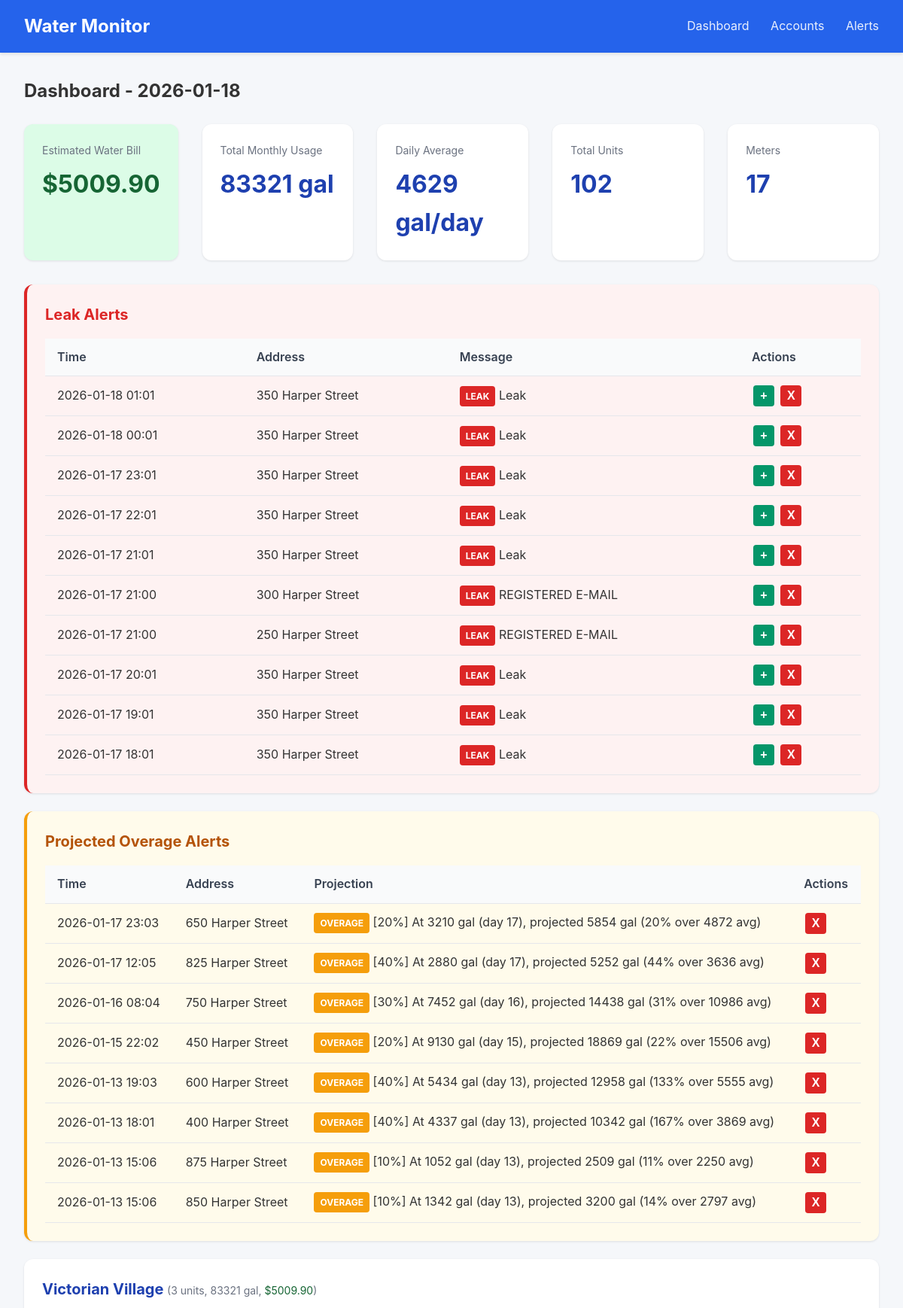
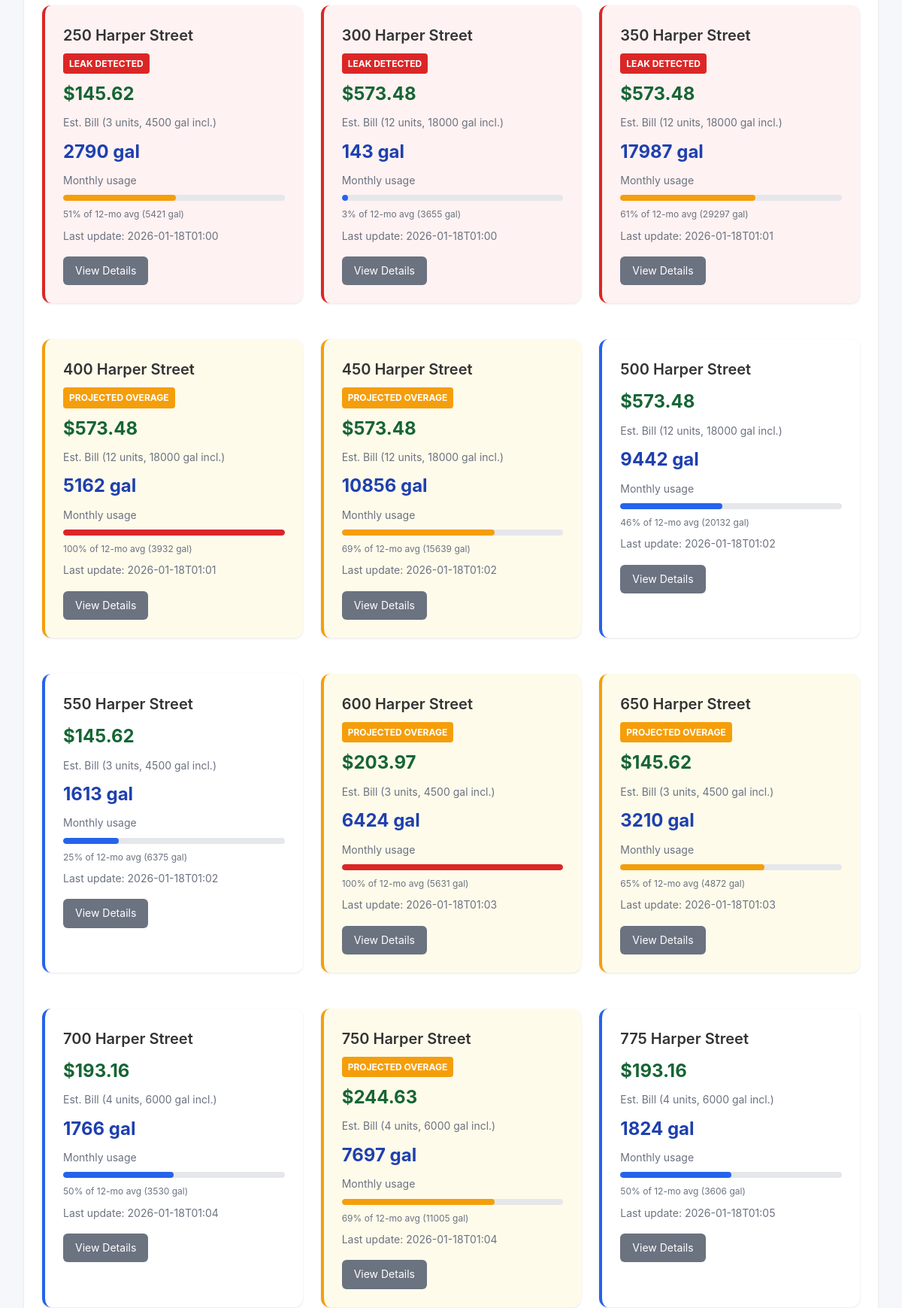
The page / (upper part) on the database its author committed (2 pictures, top to bottom).
### tables this page shows
CREATE TABLE scrape_logs (
                id INTEGER PRIMARY KEY AUTOINCREMENT,
                account_id INTEGER,
                status TEXT NOT NULL,
                message TEXT,
                created_at TIMESTAMP DEFAULT CURRENT_TIMESTAMP,
                FOREIGN KEY (account_id) REFERENCES accounts(id)
            );

CREATE TABLE accounts (
                id INTEGER PRIMARY KEY AUTOINCREMENT,
                email TEXT UNIQUE NOT NULL,
                password_encrypted TEXT NOT NULL,
                meter_id TEXT,
                account_number TEXT,
                address TEXT,
                building_name TEXT,
                unit_number TEXT,
                is_active INTEGER DEFAULT 1,
                last_scraped TIMESTAMP,
                created_at TIMESTAMP DEFAULT CURRENT_TIMESTAMP
            , avg_12mo REAL, monthly_usage REAL, unit_count INTEGER DEFAULT 1, leak_alerts INTEGER DEFAULT 1, min_overage_pct INTEGER DEFAULT 10);

### app.py (the view)
@app.route('/')
def dashboard():
    today = date.today()
    accounts = db.get_all_accounts()
    summaries = {s['account_id']: s for s in db.get_all_daily_summaries(today)}
    BASE_RATE = 47.54  # Water ($26.23) + Sewer ($21.31) per 1500 gal minimum
    OVERAGE_RATE = 30.33  # Per 1000 gallons over minimum
    MIN_GALLONS_PER_UNIT = 1500
    STORM_SEWAGE_FEE = 3.00  # Flat fee per meter
    meters = []
    total_monthly = 0
    total_daily_avg = 0
    total_units = 0
    total_estimated_bill = 0
    for account in accounts:
        monthly_usage = account.get('monthly_usage') or 0
        total_monthly += monthly_usage
        unit_count = account.get('unit_count') or 1
        total_units += unit_count
        included_gallons = MIN_GALLONS_PER_UNIT * unit_count
        base_cost = BASE_RATE * unit_count
        if monthly_usage > included_gallons:
            overage_gallons = monthly_usage - included_gallons
            overage_cost = (overage_gallons / 1000) * OVERAGE_RATE
        else:
            overage_cost = 0
        estimated_cost = base_cost + overage_cost + STORM_SEWAGE_FEE
        total_estimated_bill += estimated_cost
        avg_12mo = account.get('avg_12mo') or 3000  # Default until scraped
        days_in_month = today.day
        daily_avg = monthly_usage / days_in_month if days_in_month > 0 else 0
        total_daily_avg += daily_avg
        meters.append({
            'id': account['id'],
            'building': account['building_name'],
            'unit': account['unit_number'],
            'address': account.get('address', ''),
            'email': account['email'],
            'monthly_usage': monthly_usage,
            'daily_avg': daily_avg,
            'avg_12mo': avg_12mo,
            'last_scraped': account['last_scraped'],
            'leak_detected': False,  # Will be set from leak_alerts
            'unit_count': unit_count,
            'included_gallons': included_gallons,
            'estimated_cost': estimated_cost
        })
    buildings = {}
    for meter in meters:
        building = meter['building'] or 'Unknown'
        if building not in buildings:
            buildings[building] = []
        buildings[building].append(meter)
    recent_alerts = db.get_recent_alerts(10)
    with db.get_db() as conn:
        cursor = conn.cursor()
        cursor.execute('''
            SELECT sl.*, a.building_name, a.unit_number, a.address
            FROM scrape_logs sl
            JOIN accounts a ON sl.account_id = a.id
            WHERE sl.status = 'leak'
            ORDER BY sl.created_at DESC LIMIT 10
        ''')
        leak_alerts = [dict(row) for row in cursor.fetchall()]
        cursor.execute('''
            SELECT sl.*, a.building_name, a.unit_number, a.address
            FROM scrape_logs sl
            JOIN accounts a ON sl.account_id = a.id
            WHERE sl.status = 'overage_alert'
            AND sl.id IN (
                SELECT MAX(id) FROM scrape_logs
                WHERE status = 'overage_alert'
                GROUP BY account_id
            )
            ORDER BY sl.created_at DESC
        ''')
        overage_alerts = [dict(row) for row in cursor.fetchall()]
    leak_account_ids = {leak['account_id'] for leak in leak_alerts}
    overage_account_ids = {oa['account_id'] for oa in overage_alerts}
    for building_meters in buildings.values():
        for meter in building_meters:
            if meter['id'] in leak_account_ids:
                meter['leak_detected'] = True
            if meter['id'] in overage_account_ids:
                meter['overage_alert'] = True
    return render_template('dashboard.html',
                           buildings=buildings,
                           total_monthly=total_monthly,
                           total_daily_avg=total_daily_avg,
                           total_units=total_units,
                           total_estimated_bill=total_estimated_bill,
                           meter_count=len(meters),
                           today=today,
                           alerts=recent_alerts,
                           leak_alerts=leak_alerts,
                           overage_alerts=overage_alerts)

### database.py (called while the page is built)
@contextmanager
def get_db():
    conn = sqlite3.connect(config.DATABASE_PATH)
    conn.row_factory = sqlite3.Row
    try:
        yield conn
        conn.commit()
    finally:
        conn.close()

def get_all_accounts() -> list:
    with get_db() as conn:
        cursor = conn.cursor()
        cursor.execute('SELECT * FROM accounts WHERE is_active = 1 ORDER BY building_name, unit_number')
        return [dict(row) for row in cursor.fetchall()]

def get_all_daily_summaries(reading_date: date) -> list:
    with get_db() as conn:
        cursor = conn.cursor()
        cursor.execute('''
            SELECT ds.*, a.building_name, a.unit_number, a.email
            FROM daily_summaries ds
            JOIN accounts a ON ds.account_id = a.id
            WHERE ds.reading_date = ?
            ORDER BY a.building_name, a.unit_number
        ''', (reading_date,))
        return [dict(row) for row in cursor.fetchall()]

def get_recent_alerts(limit: int = 50) -> list:
    with get_db() as conn:
        cursor = conn.cursor()
        cursor.execute('''
            SELECT ah.*, a.building_name, a.unit_number, ac.alert_type
            FROM alert_history ah
            LEFT JOIN accounts a ON ah.account_id = a.id
            JOIN alert_configs ac ON ah.alert_config_id = ac.id
            ORDER BY ah.triggered_at DESC
            LIMIT ?
        ''', (limit,))
        return [dict(row) for row in cursor.fetchall()]

### templates/dashboard.html (shortened to what this page needs)
{% extends "base.html" %}
{% block content %}
<h2 style="margin-bottom: 1.5rem;">Dashboard - {{ today }}</h2>
<div class="stats">
    <div class="stat-card" style="background: #dcfce7;">
        <div class="label">Estimated Water Bill</div>
        <div class="value" style="color: #166534;">${{ "%.2f"|format(total_estimated_bill) }}</div>
    </div>
    <div class="stat-card">
        <div class="label">Total Monthly Usage</div>
        <div class="value">{{ "%.0f"|format(total_monthly) }} gal</div>
    </div>
    <div class="stat-card">
        <div class="label">Daily Average</div>
        <div class="value">{{ "%.0f"|format(total_daily_avg) }} gal/day</div>
    </div>
    <div class="stat-card">
        <div class="label">Total Units</div>
        <div class="value">{{ total_units }}</div>
    </div>
    <div class="stat-card">
        <div class="label">Meters</div>
        <div class="value">{{ meter_count }}</div>
    </div>
</div>
{% if leak_alerts %}
<div class="card" style="border-left: 4px solid #dc2626; background: #fef2f2;">
    <h2 style="color: #dc2626;">Leak Alerts</h2>
    <table>
        <thead>
            <tr>
                <th>Time</th>
                <th>Address</th>
                <th>Message</th>
                <th>Actions</th>
            </tr>
        </thead>
        <tbody>
            {% for leak in leak_alerts %}
            <tr id="leak-row-{{ leak.id }}">
                <td>{{ leak.created_at[:16] if leak.created_at else '' }}</td>
                <td>{{ leak.address or (leak.building_name + ' - ' + leak.unit_number) }}</td>
                <td><span class="leak-alert">LEAK</span> {{ leak.message }}</td>
                <td>
                    <button class="btn-icon btn-add" onclick="addLeakAlert({{ leak.account_id }})" title="Add alert notification">+</button>
                    <button class="btn-icon btn-dismiss" onclick="dismissLeak({{ leak.id }})" title="Dismiss alert">X</button>
                </td>
            </tr>
            {% endfor %}
        </tbody>
    </table>
</div>
{% endif %}
{% if overage_alerts %}
<div class="card" style="border-left: 4px solid #f59e0b; background: #fffbeb;">
    <h2 style="color: #b45309;">Projected Overage Alerts</h2>
    <table>
        <thead>
            <tr>
                <th>Time</th>
                <th>Address</th>
                <th>Projection</th>
                <th>Actions</th>
            </tr>
        </thead>
        <tbody>
            {% for alert in overage_alerts %}
            <tr id="overage-row-{{ alert.id }}">
                <td>{{ alert.created_at[:16] if alert.created_at else '' }}</td>
                <td>{{ alert.address or (alert.building_name + ' - ' + alert.unit_number) }}</td>
                <td><span class="overage-alert">OVERAGE</span> {{ alert.message }}</td>
                <td>
                    <button class="btn-icon btn-dismiss" onclick="dismissOverage({{ alert.id }})" title="Dismiss alert">X</button>
                </td>
            </tr>
            {% endfor %}
        </tbody>
    </table>
</div>
{% endif %}
{% for building, meters in buildings.items()|sort %}
<div class="card">
    <h2>{{ building }}
        <span class="text-muted" style="font-weight: normal;">
            ({{ meters[0].unit_count }} units,
            {{ "%.0f"|format(meters|sum(attribute='monthly_usage')) }} gal,
            <span style="color: #166534;">${{ "%.2f"|format(meters|sum(attribute='estimated_cost')) }}</span>)
        </span>
    </h2>
    <div class="grid">
        {% for meter in meters|sort(attribute='unit') %}
        <div class="card meter-card {% if meter.leak_detected %}leak-detected{% elif meter.overage_alert %}overage-detected{% endif %}">
            <div class="unit mb-2">{{ meter.address or ('Unit ' + (meter.unit or 'N/A')) }}</div>
            {% if meter.leak_detected %}
            <div class="leak-alert mb-2">LEAK DETECTED</div>
            {% elif meter.overage_alert %}
            <div class="overage-alert mb-2">PROJECTED OVERAGE</div>
            {% endif %}
            <div class="estimated-cost mb-2">${{ "%.2f"|format(meter.estimated_cost) }}</div>
            <div class="text-muted mb-2">Est. Bill ({{ meter.unit_count }} units, {{ meter.included_gallons }} gal incl.)</div>
            <div class="usage mb-2">{{ "%.0f"|format(meter.monthly_usage) }} gal</div>
            <div class="text-muted mb-2">Monthly usage</div>
            {% set max_usage = meter.avg_12mo if meter.avg_12mo > 0 else 3000 %}
            {% set pct = (meter.monthly_usage / max_usage * 100)|int %}
            {% set pct = pct if pct <= 100 else 100 %}
            <div class="usage-bar {% if pct > 80 %}usage-high{% elif pct > 50 %}usage-medium{% endif %} mb-2">
                <div class="fill" style="width: {{ pct }}%"></div>
            </div>
            <div class="text-muted mb-2" style="font-size: 0.75rem;">
                {{ "%.0f"|format(pct) }}% of 12-mo avg ({{ "%.0f"|format(max_usage) }} gal)
            </div>
            <div class="text-muted">
                {% if meter.last_scraped %}
                Last update: {{ meter.last_scraped[:16] }}
                {% endif %}
            </div>
            <div class="mt-4">
                <a href="{{ url_for('meter_detail', account_id=meter.id) }}" class="btn btn-secondary">
                    View Details
                </a>
            </div>
        </div>
        {% endfor %}
    </div>
</div>
{% endfor %}
{% endblock %}

### templates/base.html (style rules this page uses)
* { box-sizing: border-box; margin: 0; padding: 0; }
body { font-family: -apple-system, BlinkMacSystemFont, 'Segoe UI', Roboto, Oxygen, Ubuntu, sans-serif; background: #f5f7fa; color: #333; line-height: 1.6; }
.card { background: white; border-radius: 12px; box-shadow: 0 1px 3px rgba(0,0,0,0.1); padding: 1.5rem; margin-bottom: 1.5rem; }
.card h2 { margin-bottom: 1rem; color: #1e40af; font-size: 1.25rem; }
.grid { display: grid; grid-template-columns: repeat(auto-fill, minmax(300px, 1fr)); gap: 1.5rem; }
.stats { display: flex; gap: 2rem; margin-bottom: 2rem; }
.stat-card { background: white; border-radius: 12px; padding: 1.5rem; box-shadow: 0 1px 3px rgba(0,0,0,0.1); flex: 1; }
.stat-card .label { color: #6b7280; font-size: 0.875rem; margin-bottom: 0.5rem; }
.stat-card .value { font-size: 2rem; font-weight: 700; color: #1e40af; }
table { width: 100%; border-collapse: collapse; }
th, td { padding: 0.75rem 1rem; text-align: left; border-bottom: 1px solid #e5e7eb; }
th { background: #f9fafb; font-weight: 600; color: #374151; }
.btn { display: inline-block; padding: 0.5rem 1rem; border-radius: 6px; text-decoration: none; font-size: 0.875rem; cursor: pointer; border: none; }
.btn-secondary { background: #6b7280; color: white; }
.usage-bar { height: 8px; background: #e5e7eb; border-radius: 4px; overflow: hidden; }
.usage-bar .fill { height: 100%; background: #2563eb; border-radius: 4px; }
.usage-high .fill { background: #dc2626; }
.usage-medium .fill { background: #f59e0b; }
.meter-card { border-left: 4px solid #2563eb; }
.meter-card.leak-detected { border-left: 4px solid #dc2626; background: #fef2f2; }
.meter-card .unit { font-size: 1.25rem; font-weight: 600; }
.meter-card .usage { font-size: 1.5rem; font-weight: 700; color: #1e40af; }
.meter-card .estimated-cost { font-size: 1.5rem; font-weight: 700; color: #166534; }
.leak-alert { background: #dc2626; color: white; padding: 0.25rem 0.5rem; border-radius: 4px; font-size: 0.75rem; font-weight: 700; display: inline-block; animation: pulse 2s infinite; }
.overage-alert { background: #f59e0b; color: white; padding: 0.25rem 0.5rem; border-radius: 4px; font-size: 0.75rem; font-weight: 700; display: inline-block; }
.meter-card.overage-detected { border-left: 4px solid #f59e0b; background: #fffbeb; }
.btn-icon { width: 28px; height: 28px; border-radius: 4px; border: none; cursor: pointer; font-weight: bold; font-size: 1rem; margin: 0 2px; }
.btn-dismiss { background: #dc2626; color: white; }
.btn-add { background: #059669; color: white; }
.text-muted { color: #6b7280; font-size: 0.875rem; }
.mb-2 { margin-bottom: 0.5rem; }
.mt-4 { margin-top: 1rem; }

### rows shown on the page
scrape_logs: created_at "2026-01-18 01:01", address "350 Harper Street", message "Leak"
scrape_logs: created_at "2026-01-18 00:01", address "350 Harper Street", message "Leak"
scrape_logs: created_at "2026-01-17 23:01", address "350 Harper Street", message "Leak"
scrape_logs: created_at "2026-01-17 22:01", address "350 Harper Street", message "Leak"
scrape_logs: created_at "2026-01-17 21:01", address "350 Harper Street", message "Leak"
scrape_logs: created_at "2026-01-17 21:00", address "300 Harper Street", message "REGISTERED E-MAIL"
scrape_logs: created_at "2026-01-17 21:00", address "250 Harper Street", message "REGISTERED E-MAIL"
scrape_logs: created_at "2026-01-17 20:01", address "350 Harper Street", message "Leak"
scrape_logs: created_at "2026-01-17 19:01", address "350 Harper Street", message "Leak"
scrape_logs: created_at "2026-01-17 18:01", address "350 Harper Street", message "Leak"
scrape_logs: created_at "2026-01-17 23:03", address "650 Harper Street", message "[20%] At 3210 gal (day 17), projected 5854 gal (20% over 4872 avg)"
scrape_logs: created_at "2026-01-17 12:05", address "825 Harper Street", message "[40%] At 2880 gal (day 17), projected 5252 gal (44% over 3636 avg)"
scrape_logs: created_at "2026-01-16 08:04", address "750 Harper Street", message "[30%] At 7452 gal (day 16), projected 14438 gal (31% over 10986 avg)"
scrape_logs: created_at "2026-01-15 22:02", address "450 Harper Street", message "[20%] At 9130 gal (day 15), projected 18869 gal (22% over 15506 avg)"
scrape_logs: created_at "2026-01-13 19:03", address "600 Harper Street", message "[40%] At 5434 gal (day 13), projected 12958 gal (133% over 5555 avg)"
scrape_logs: created_at "2026-01-13 18:01", address "400 Harper Street", message "[40%] At 4337 gal (day 13), projected 10342 gal (167% over 3869 avg)"
scrape_logs: created_at "2026-01-13 15:06", address "875 Harper Street", message "[10%] At 1052 gal (day 13), projected 2509 gal (11% over 2250 avg)"
scrape_logs: created_at "2026-01-13 15:06", address "850 Harper Street", message "[10%] At 1342 gal (day 13), projected 3200 gal (14% over 2797 avg)"
accounts: building_name "Victorian Village", unit_count "3", meters "83321", meters "5009.90", address "250 Harper Street", shows "LEAK DETECTED", estimated_cost "145.62", included_gallons "4500", monthly_usage "2790", pct "51", avg_12mo "5421", last_scraped "2026-01-18T01:00"
accounts: address "300 Harper Street", shows "LEAK DETECTED", estimated_cost "573.48", unit_count "12", included_gallons "18000", monthly_usage "143", pct "3", avg_12mo "3655", last_scraped "2026-01-18T01:00"
accounts: address "350 Harper Street", shows "LEAK DETECTED", estimated_cost "573.48", unit_count "12", included_gallons "18000", monthly_usage "17987", pct "61", avg_12mo "29297", last_scraped "2026-01-18T01:01"
accounts: address "400 Harper Street", shows "PROJECTED OVERAGE", estimated_cost "573.48", unit_count "12", included_gallons "18000", monthly_usage "5162", pct "100", avg_12mo "3932", last_scraped "2026-01-18T01:01"
accounts: address "450 Harper Street", shows "PROJECTED OVERAGE", estimated_cost "573.48", unit_count "12", included_gallons "18000", monthly_usage "10856", pct "69", avg_12mo "15639", last_scraped "2026-01-18T01:02"
accounts: address "500 Harper Street", estimated_cost "573.48", unit_count "12", included_gallons "18000", monthly_usage "9442", pct "46", avg_12mo "20132", last_scraped "2026-01-18T01:02"
accounts: address "550 Harper Street", estimated_cost "145.62", unit_count "3", included_gallons "4500", monthly_usage "1613", pct "25", avg_12mo "6375", last_scraped "2026-01-18T01:02"
accounts: address "600 Harper Street", shows "PROJECTED OVERAGE", estimated_cost "203.97", unit_count "3", included_gallons "4500", monthly_usage "6424", pct "100", avg_12mo "5631", last_scraped "2026-01-18T01:03"
accounts: address "650 Harper Street", shows "PROJECTED OVERAGE", estimated_cost "145.62", unit_count "3", included_gallons "4500", monthly_usage "3210", pct "65", avg_12mo "4872", last_scraped "2026-01-18T01:03"
accounts: address "700 Harper Street", estimated_cost "193.16", unit_count "4", included_gallons "6000", monthly_usage "1766", pct "50", avg_12mo "3530", last_scraped "2026-01-18T01:04"
accounts: address "750 Harper Street", shows "PROJECTED OVERAGE", estimated_cost "244.63", unit_count "4", included_gallons "6000", monthly_usage "7697", pct "69", avg_12mo "11005", last_scraped "2026-01-18T01:04"
accounts: address "775 Harper Street", estimated_cost "193.16", unit_count "4", included_gallons "6000", monthly_usage "1824", pct "50", avg_12mo "3606", last_scraped "2026-01-18T01:05"

### other values the page prints
{{ "%.2f"|format(total_estimated_bill) }} "5009.90"
{{ "%.0f"|format(total_monthly) }} "83321"
{{ "%.0f"|format(total_daily_avg) }} "4629"
{{ total_units }} "102"
{{ meter_count }} "17"
